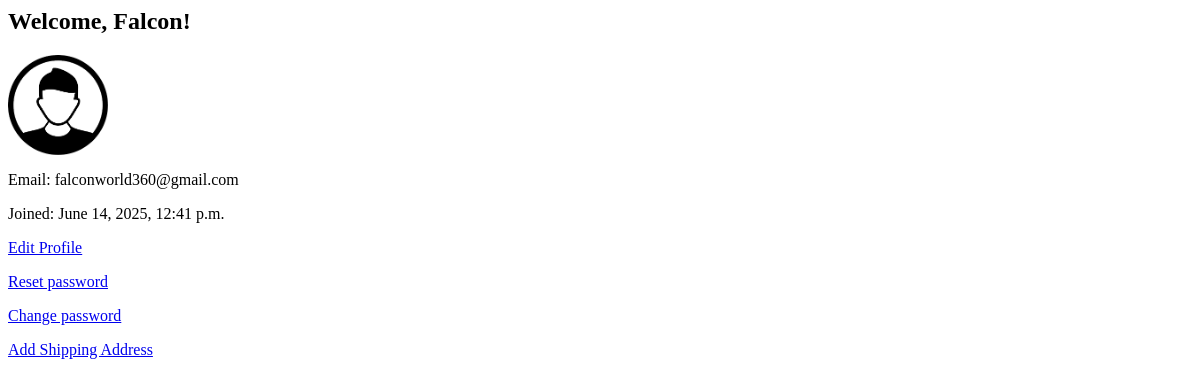
The page /account/ (signed in) on the database as committed earlier.
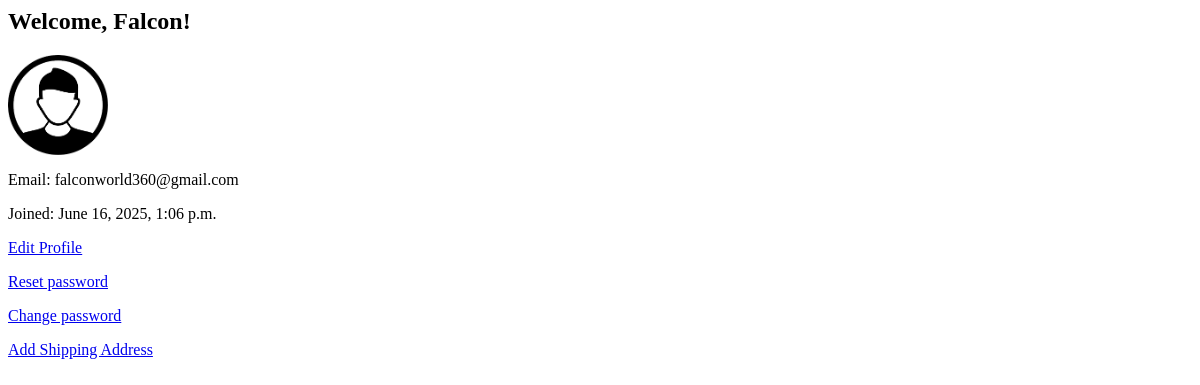
The same page on the database as committed later.
### users/models.py (models this page shows, shortened)
class CustomUser(AbstractBaseUser, PermissionsMixin):
    email = models.EmailField(verbose_name='email', unique=True)
    first_name = models.CharField(max_length=50, blank=True)
    last_name = models.CharField(max_length=50, blank=True)
    is_staff = models.BooleanField(default=False)
    is_active = models.BooleanField(default=True)
    date_joined = models.DateTimeField(auto_now_add=True)
    last_login = models.DateTimeField(auto_now=True)
    is_email_verified = models.BooleanField(default=True)
    profile_image = models.ImageField(upload_to='users/', null=True, blank=True)
    USERNAME_FIELD = "email"
    REQUIRED_FIELDS = ["first_name", "last_name"]
    objects = CustomUserManager()
    class Meta:
        verbose_name_plural = "Users"
    @property
    def imageURL(self):
        if self.profile_image:
            return self.profile_image.url
        return static('images/user.png')

### users/views.py (the view)
# urls.py: path('account/', dashboard_view, name='account'),
@login_required
def dashboard_view(request):
    return render(request, 'users/user_account.html', {'user': request.user})

### users/templates/users/user_account.html
<h2>Welcome, {{ user.first_name }}!</h2>
<img src="{{ user.imageURL }}" width="100" height="100" alt="Profile image">
<p>Email: {{ user.email }}</p>
<p>Joined: {{ user.date_joined }}</p>
<a href="{% url 'edit_profile' %}">Edit Profile</a>
<p><a href="{% url 'password_reset' %}"> Reset password</a></p>
<p><a href="{% url 'password_change' %}"> Change password</a></p>
<a href="{% url 'add_shipping_address' %}?next={% url 'account' %}">Add Shipping Address</a>

Rows that differ between the two databases and show on the page:
changed CustomUser "Falcon": date_joined "June 14, 2025, 12:41 p.m." → "June 16, 2025, 1:06 p.m."
